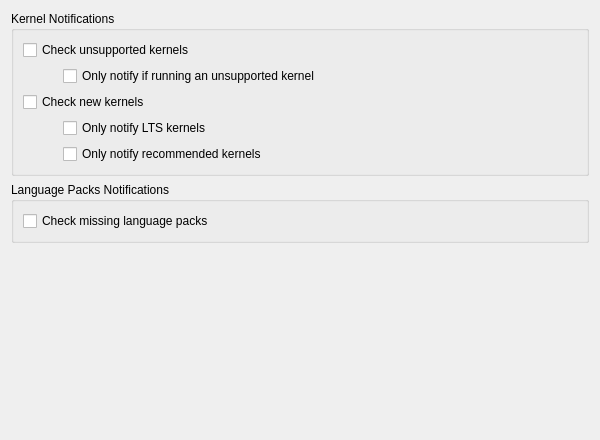
<?xml version="1.0" encoding="UTF-8"?>
<ui version="4.0">
 <class>PageNotifications</class>
 <widget class="QWidget" name="PageNotifications">
  <property name="geometry">
   <rect>
    <x>0</x>
    <y>0</y>
    <width>600</width>
    <height>440</height>
   </rect>
  </property>
  <property name="windowTitle">
   <string notr="true">Form</string>
  </property>
  <layout class="QVBoxLayout" name="verticalLayout">
   <item>
    <widget class="QGroupBox" name="groupBox">
     <property name="title">
      <string>Kernel Notifications</string>
     </property>
     <layout class="QVBoxLayout" name="verticalLayout_2">
      <item>
       <widget class="QCheckBox" name="checkUnsupportedKernelBox">
        <property name="text">
         <string>Check unsupported kernels</string>
        </property>
       </widget>
      </item>
      <item>
       <layout class="QHBoxLayout" name="horizontalLayout">
        <item>
         <spacer name="horizontalSpacer">
          <property name="orientation">
           <enum>Qt::Horizontal</enum>
          </property>
          <property name="sizeType">
           <enum>QSizePolicy::Maximum</enum>
          </property>
          <property name="sizeHint" stdset="0">
           <size>
            <width>40</width>
            <height>20</height>
           </size>
          </property>
         </spacer>
        </item>
        <item>
         <widget class="QCheckBox" name="checkUnsupportedKernelRunningBox">
          <property name="text">
           <string>Only notify if running an unsupported kernel</string>
          </property>
         </widget>
        </item>
       </layout>
      </item>
      <item>
       <widget class="QCheckBox" name="checkNewKernelBox">
        <property name="text">
         <string>Check new kernels</string>
        </property>
       </widget>
      </item>
      <item>
       <layout class="QHBoxLayout" name="horizontalLayout_2">
        <item>
         <spacer name="horizontalSpacer_2">
          <property name="orientation">
           <enum>Qt::Horizontal</enum>
          </property>
          <property name="sizeType">
           <enum>QSizePolicy::Maximum</enum>
          </property>
          <property name="sizeHint" stdset="0">
           <size>
            <width>40</width>
            <height>20</height>
           </size>
          </property>
         </spacer>
        </item>
        <item>
         <widget class="QCheckBox" name="checkNewKernelLtsBox">
          <property name="text">
           <string>Only notify LTS kernels</string>
          </property>
         </widget>
        </item>
       </layout>
      </item>
      <item>
       <layout class="QHBoxLayout" name="horizontalLayout_3">
        <item>
         <spacer name="horizontalSpacer_3">
          <property name="orientation">
           <enum>Qt::Horizontal</enum>
          </property>
          <property name="sizeType">
           <enum>QSizePolicy::Maximum</enum>
          </property>
          <property name="sizeHint" stdset="0">
           <size>
            <width>40</width>
            <height>20</height>
           </size>
          </property>
         </spacer>
        </item>
        <item>
         <widget class="QCheckBox" name="checkNewKernelRecommendedBox">
          <property name="text">
           <string>Only notify recommended kernels</string>
          </property>
         </widget>
        </item>
       </layout>
      </item>
     </layout>
    </widget>
   </item>
   <item>
    <widget class="QGroupBox" name="groupBox_2">
     <property name="title">
      <string>Language Packs Notifications</string>
     </property>
     <layout class="QVBoxLayout" name="verticalLayout_5">
      <item>
       <widget class="QCheckBox" name="checkLanguagePackage">
        <property name="text">
         <string>Check missing language packs</string>
        </property>
       </widget>
      </item>
     </layout>
    </widget>
   </item>
   <item>
    <spacer name="verticalSpacer">
     <property name="orientation">
      <enum>Qt::Vertical</enum>
     </property>
     <property name="sizeHint" stdset="0">
      <size>
       <width>20</width>
       <height>40</height>
      </size>
     </property>
    </spacer>
   </item>
  </layout>
 </widget>
 <resources/>
 <connections/>
</ui>
